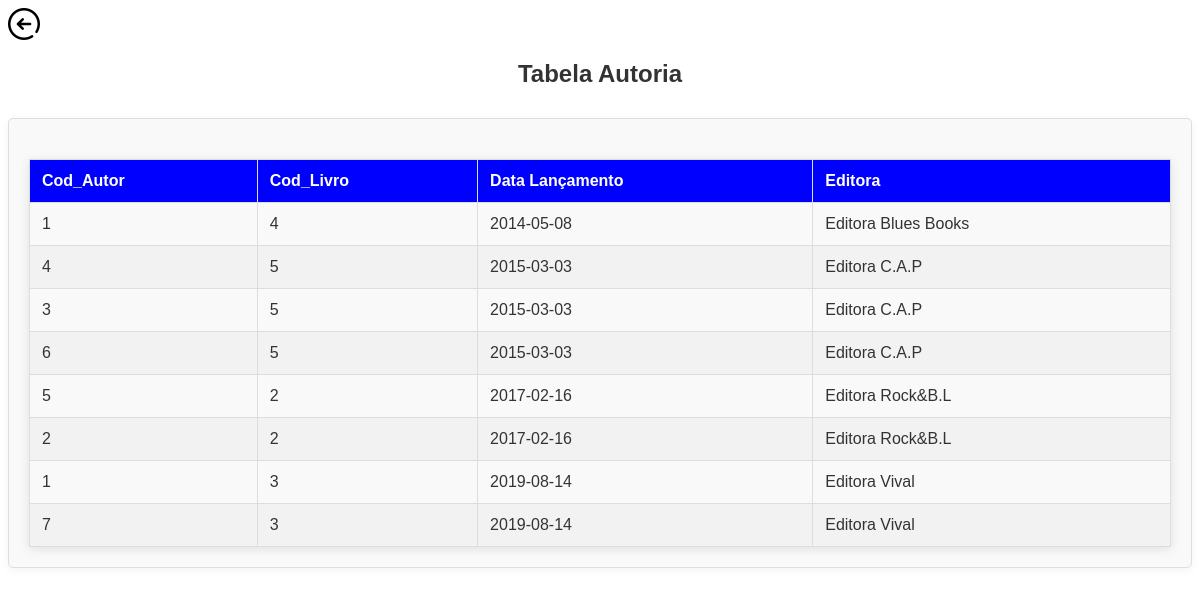
The page /listar1.php on the database its author committed.
### tables this page shows
CREATE TABLE `autoria` (
  `Cod_autor` int(11) NOT NULL,
  `Cod_livro` int(11) NOT NULL,
  `dataLancamento` date NOT NULL,
  `Editora` varchar(100) NOT NULL
);

### listar1.php (the view, shortened to what this page needs)
<!DOCTYPE html>
<head>
</head>
<body>
<a href="listar.html" class="alink"><img src="img/voltar.png" alt="Voltar"></a>
<h1>Tabela Autoria</h1>
<div class="tabela">
<table>
    <thead>
        <tr>
            <th>Cod_Autor</th>
            <th>Cod_Livro</th>
            <th>Data Lançamento</th>
            <th>Editora</th>
        </tr>
    </thead>
<?php
include_once 'autoria.php';
$p = new autoria();
$autoria_bd=$p->listar();
?>
<?php
foreach($autoria_bd as $pro_mostrar)
{
    echo '<tr>';
    echo '<td>'. ($pro_mostrar[0]) . '</td>';
    echo '<td>'. ($pro_mostrar[1]) . '</td>';
    echo '<td>'. ($pro_mostrar[2]) . '</td>';
    echo '<td>'.($pro_mostrar[3]) . '</td>';
    echo "</tr>";
}
?>
</table>
</div>
</body>
</html>

### autoria.php (shortened to what this page needs)
<!DOCTYPE html>
<head>
</head>
<body>
<?php
include_once 'conectar.php';
class autoria
{
function listar()
{
    try{
        $this-> conn = new Conectar();
        $sql = $this->conn->query("SELECT * from autoria order by dataLancamento");
        $sql-> execute();
        return $sql->fetchAll();
    }
catch(PDOException $exc)
    {
    echo "Erro ao executar consulta . " . $exc->getMessage();
    }
}
}
?>
</body>
</html>

### conectar.php (shortened to what this page needs)
<!DOCTYPE html>
<head>
</head>
<body>
</body>
</html>

### listar1.php (style rules this page uses)
h1 { text-align: center; font-family: 'Arial', sans-serif; font-size: 24px; color: #333; margin-bottom: 20px; }
table { width: 100%; border-collapse: collapse; font-family: 'Arial', sans-serif; margin-top: 20px; box-shadow: 0 2px 10px rgba(0, 0, 0, 0.1); }
th { border: 1px solid #ddd; padding: 12px; background-color: blue; color: #fff; text-align: left; font-weight: bold; }
tr:nth-child(even) { background-color: #f2f2f2; }
td { border: 1px solid #ddd; padding: 12px; color: #333; }
.tabela { padding: 20px; border: 1px solid #ddd; background-color: #f9f9f9; border-radius: 5px; max-width: 100%; margin-top: 30px; box-shadow: 0 2px 8px rgba(0, 0, 0, 0.05); }

### rows shown on the page
autoria: Cod_autor "1", Cod_livro "4", dataLancamento "2014-05-08", Editora "Editora Blues Books"
autoria: Cod_autor "4", Cod_livro "5", dataLancamento "2015-03-03", Editora "Editora C.A.P"
autoria: Cod_autor "3", Cod_livro "5", dataLancamento "2015-03-03", Editora "Editora C.A.P"
autoria: Cod_autor "6", Cod_livro "5", dataLancamento "2015-03-03", Editora "Editora C.A.P"
autoria: Cod_autor "5", Cod_livro "2", dataLancamento "2017-02-16", Editora "Editora Rock&B.L"
autoria: Cod_autor "2", Cod_livro "2", dataLancamento "2017-02-16", Editora "Editora Rock&B.L"
autoria: Cod_autor "1", Cod_livro "3", dataLancamento "2019-08-14", Editora "Editora Vival"
autoria: Cod_autor "7", Cod_livro "3", dataLancamento "2019-08-14", Editora "Editora Vival"
